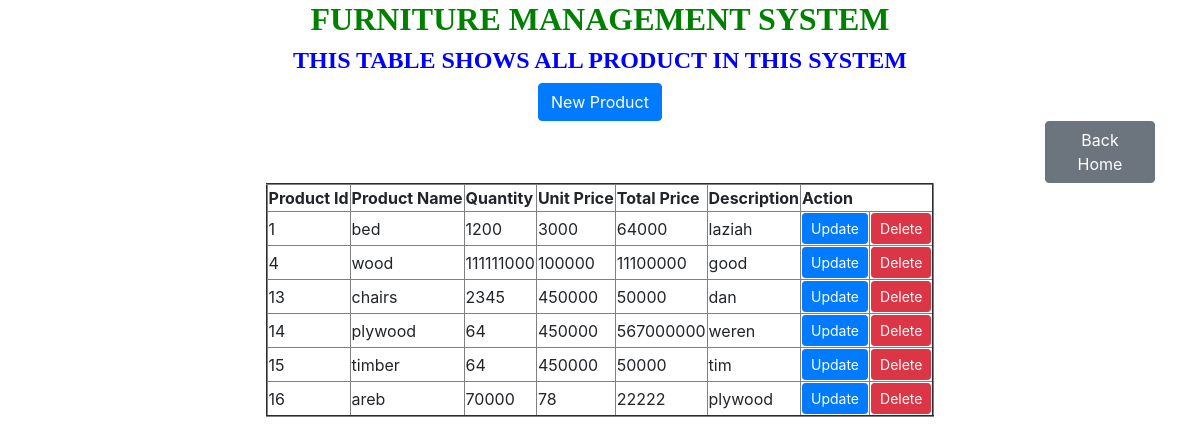
/viewproduct.php, run on the app's committed database.
### tables this page shows
CREATE TABLE IF NOT EXISTS `products` (
  `productid` int(10) NOT NULL AUTO_INCREMENT,
  `productname` varchar(255) NOT NULL,
  `quantity` int(12) NOT NULL,
  `Unitprice` int(15) NOT NULL,
  `totalprice` int(20) NOT NULL,
  `description` varchar(200) NOT NULL,
  PRIMARY KEY (`productid`)
);

### viewproduct.php (the view, shortened to what this page needs)
 <!DOCTYPE html>
<html>
<head>
    <link href="https://stackpath.bootstrapcdn.com/bootstrap/4.5.2/css/bootstrap.min.css" rel="stylesheet">
</head>
<body>
<center>
    <div class="container">
        <h2 style="text-align: center; font-family: century; font-weight: bold; color: green;">FURNITURE MANAGEMENT SYSTEM</h2>
        <h4 style="text-align: center; font-family: century; font-weight: bold; color:blue;">THIS TABLE SHOWS ALL PRODUCT IN THIS SYSTEM </h4>
        <a href="product.html" class="btn btn-primary" style="margin-top: 0px;">New Product</a>
        <a href="home.html" class="btn btn-secondary" style="margin-left: 1000px;">Back Home</a>
        <table border="2">
            <thead>
                <tr>
                    <th>Product Id</th>
                    <th>Product Name</th>
                    <th>Quantity</th>
                    <th>Unit Price</th>
                    <th>Total Price</th>
                    <th>Description</th>
                    <th colspan="2">Action</th>
                </tr>
            </thead>
            <tbody>
                <?php
                include "databaseconnection.php";
                $sql = "SELECT * FROM products";
                $result = $connection->query($sql);
                while ($row = $result->fetch_assoc()) {
                    echo "
                    <tr>
                        <td>{$row['productid']}</td>
                        <td>{$row['productname']}</td>
                        <td>{$row['quantity']}</td>
                        <td>{$row['Unitprice']}</td>
                        <td>{$row['totalprice']}</td>
                        <td>{$row['description']}</td>
                        <td>
                            <a href='/RUKUNDO_AGNES_LAZIAH_222012834_GrpB_CAT/updateproduct.php?productid={$row['productid']}' class='btn btn-primary btn-sm'>Update</a></td>
                            <td>
                            <a href='/RUKUNDO_AGNES_LAZIAH_222012834_GrpB_CAT/deleteproduct.php?productid={$row['productid']}' class='btn btn-danger btn-sm'>Delete</a>
                        </td>
                    </tr>
                    ";
                }
                ?>
            </tbody>
        </table>
    </div>
    </center>
</body>
</html>

### data on the page
products: productid "1", productname "bed", quantity "1200", Unitprice "3000", totalprice "64000", description "laziah"
products: productid "4", productname "wood", quantity "111111000", Unitprice "100000", totalprice "11100000", description "good"
products: productid "13", productname "chairs", quantity "2345", Unitprice "450000", totalprice "50000", description "dan"
products: productid "14", productname "plywood", quantity "64", Unitprice "450000", totalprice "567000000", description "weren"
products: productid "15", productname "timber", quantity "64", Unitprice "450000", totalprice "50000", description "tim"
products: productid "16", productname "areb", quantity "70000", Unitprice "78", totalprice "22222", description "plywood"
